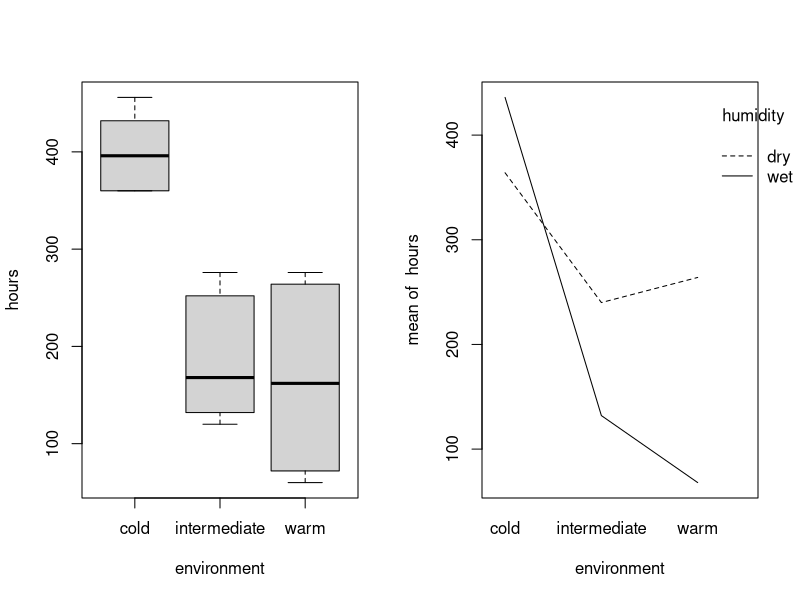
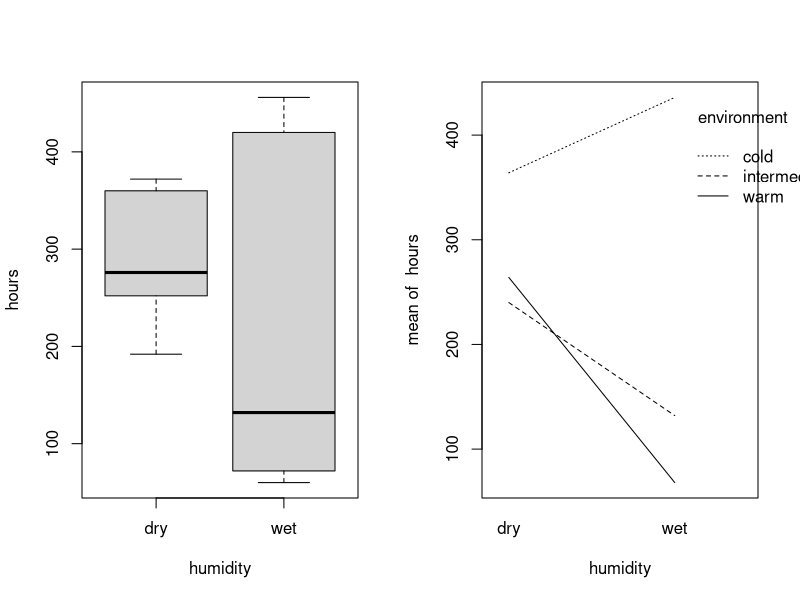
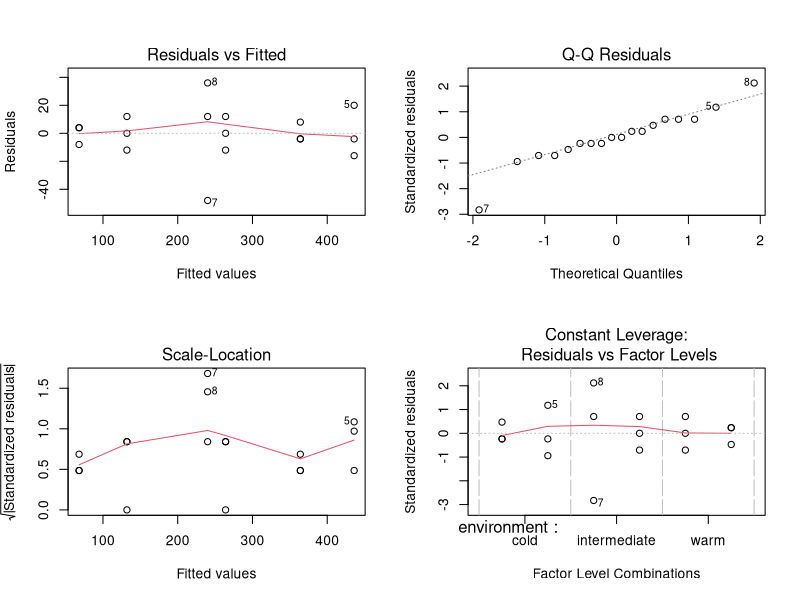
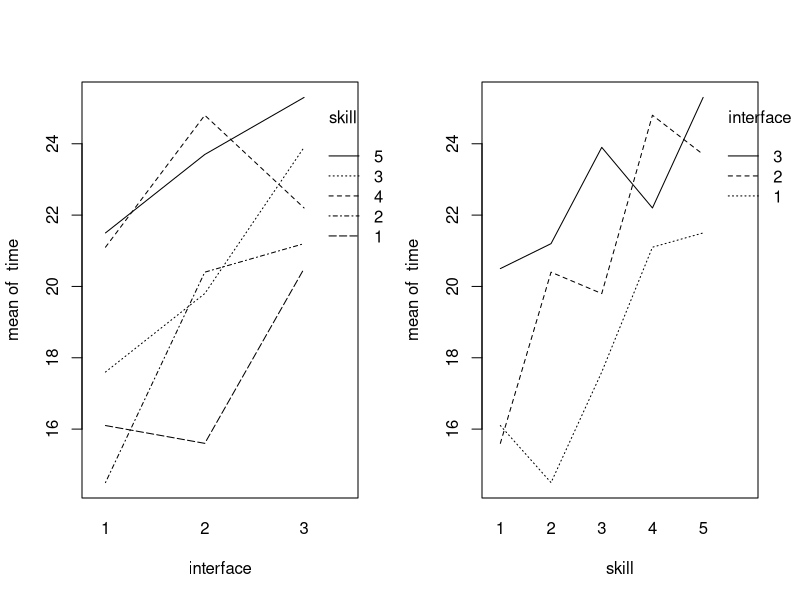
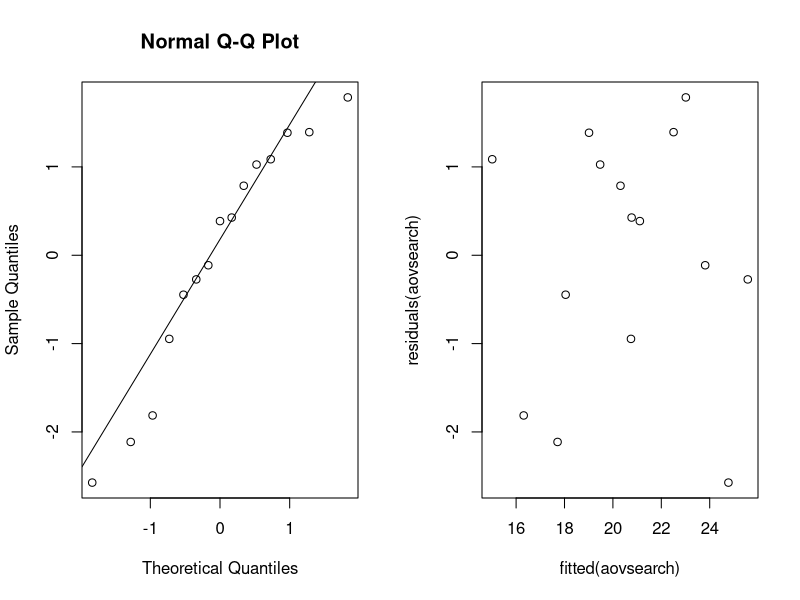
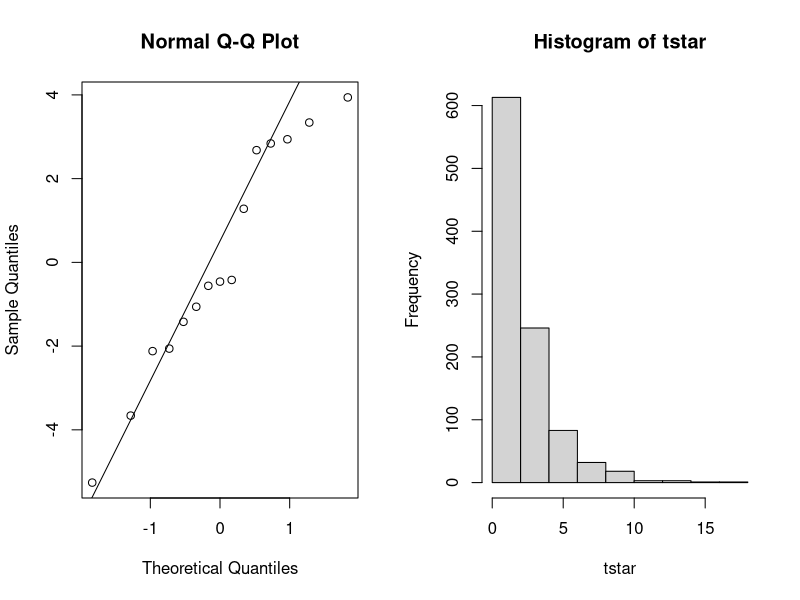
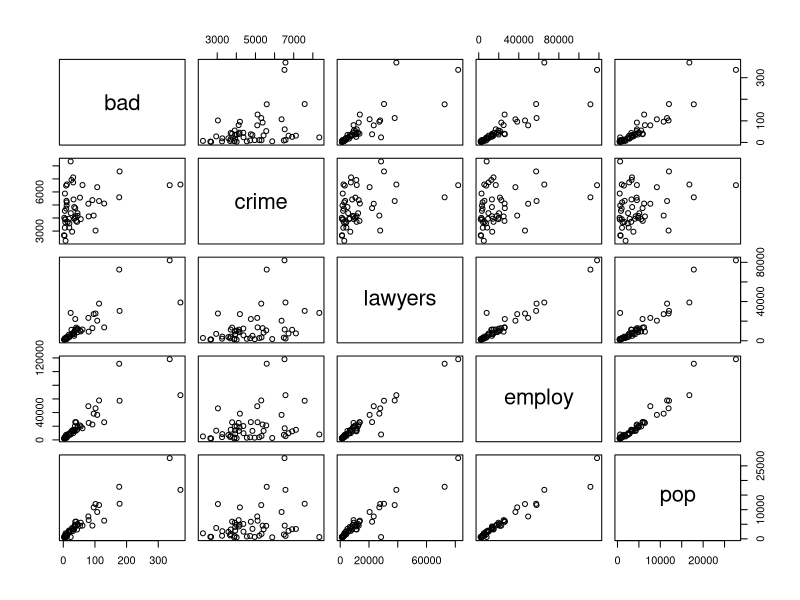
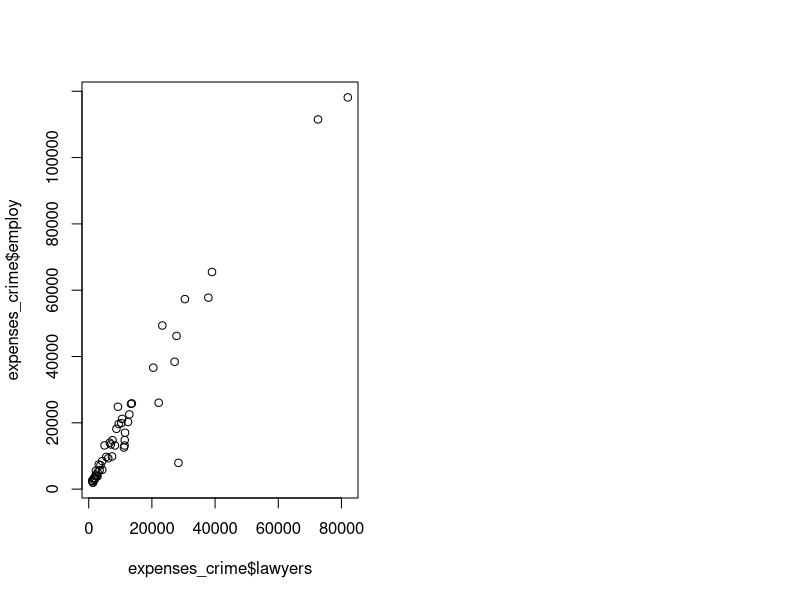

Write R code to recreate these figures, in order.
## ---- chunk 1
knitr::opts_chunk$set(fig.height = 3)
options(show.signif.stars=FALSE)
## ---- chunk 2
bread = read.table(file = 'data/bread.txt', header = TRUE)
## ---- chunk 3
# The randomization process for 18 slices
N=3; I=2; J=3
rbind(rep(1:I, each = N*J), rep(1:J, N*I), sample(1:(N*I*J)))
## ---- chunk 4
# Divide into two columns
par(mfrow=c(1, 2))
attach(bread)
# Boxplot vs interaction plot in hours~environment
boxplot(hours~environment, data = bread)
interaction.plot(environment, humidity, hours, fixed = TRUE)
# Boxplot vs interaction plot in hours~humidity
boxplot(hours~humidity, data = bread)
interaction.plot(humidity, environment, hours, fixed = TRUE)
## ---- chunk 5
# Creating linear model and ANOVA test
# Factorization
bread$humidity = as.factor(bread$humidity)
bread$environment = as.factor(bread$environment)
breadaov = lm(hours~environment*humidity, data = bread); anova(breadaov)
p_interaction = anova(breadaov)$Pr[3]
## ---- chunk 6
contrasts(bread$humidity)=contr.sum
contrasts(bread$environment)=contr.sum
breadaov2 = lm(hours~humidity*environment,data=bread)
summary(breadaov)[4]
## ---- chunk 7
par(mfrow=c(2, 2))
# Plot the linear fitted model graphs
plot(breadaov)
## ---- chunk 8
search = read.table("data/search.txt", header=TRUE)
## ---- chunk 9
N = 1 #
I = 3 
B = 5
for (i in 1:B){
  print(sample(1:(N*I)))
}
## ---- chunk 10

attach(search)

par(mfrow=c(1,2))
interaction.plot(interface,skill,time)
interaction.plot(skill,interface,time)
## ---- chunk 11
search$skill = as.factor(search$skill)
search$interface = as.factor(search$interface)

aovsearch=lm(time~interface+skill, data=search); anova(aovsearch)
## ---- chunk 12
summary(aovsearch)[4]
## ---- chunk 13
qqnorm(residuals(aovsearch));qqline(residuals(aovsearch))
## ---- chunk 14
plot(fitted(aovsearch),residuals(aovsearch))
## ---- chunk 15
friedman.test(time,interface,skill)
## ---- chunk 16
aovsearch2 = lm(time~interface, data=search); anova(aovsearch2)
## ---- chunk 17
qqnorm(residuals(aovsearch2))
qqline(residuals(aovsearch2))
## ---- chunk 18
library(lme4)
## ---- chunk 19
cow = read.table("data/cow.txt", header=TRUE)
## ---- chunk 20
aovcow = lm(milk~id+per+treatment,data=cow)
anova(aovcow)
## ---- chunk 21
cow$id = factor(cow$id); cow$per=factor(cow$per)
cowlm = lm(milk~treatment+per+id, data=cow)
summary(cowlm)
## ---- chunk 22
attach(cow)
cowlmer1 = lmer(milk~treatment+order+per+(1|id),REML=FALSE)
cowlmer2 = lmer(milk~order+per+(1|id),REML=FALSE)
anova(cowlmer2,cowlmer1)
## ---- chunk 23
summary(cowlmer1)
## ---- chunk 24
attach(cow)
t.test(milk[treatment=="A"],milk[treatment=="B"],paired=TRUE)
## ---- chunk 25
nauseatable = read.table(file = 'data/nauseatable.txt', header = TRUE)
## ---- chunk 26
table_to_vector = unlist(nauseatable,  use.names = FALSE)
# Create nausea column, possible values 0 (No Nausea), 1(Nausea)
nausea = rep(c('0', '1'), each = 3, times = c(table_to_vector))
med = c('Chlorpromazine','Pentobarbital(100mg)','Pentobarbital(150mg)')
# Create medicine column, contains name of all the medicines
medicine = rep(c(med,med), each = 1, times = c(table_to_vector))
df = data.frame(cbind(nausea, medicine))
(df[c(1,101,133,181,233,268),])
## ---- chunk 27
xtabs(~medicine+nausea)
## ---- chunk 28
#options(scipen = 999)
meds = factor(medicine)
mystat=function(x) sum(residuals(x)^2)
B=1000
tstar=numeric(B)
for (i in 1:B) {
  treatstar=sample(medicine)
  tstar[i]=chisq.test(xtabs(~treatstar+nausea, data = nauseatable))[[1]]
}
myt=chisq.test(xtabs(~medicine+nausea, data = nauseatable))[[1]]
myt
hist(tstar)
## ---- chunk 29
pl = sum(tstar<myt)/B 
pr = sum(tstar>myt)/B
pmin = min(pl,pr) 
(pvalue = pmin)
## ---- chunk 30
(pvalue_chisq = chisq.test(xtabs(~medicine+nausea, data = nauseatable))[[3]])
(pvalue_tstar=pmin)
## ---- chunk 31
expenses_crime = read.table(file = 'data/expensescrime.txt', header = TRUE)
## ---- chunk 32
# Step Up method
summary(lm( expend~bad ,data = expenses_crime))[[9]]
summary(lm( expend~crime ,data = expenses_crime))[[9]]
summary(lm( expend~lawyers ,data = expenses_crime))[[9]]
summary(lm( expend~employ ,data = expenses_crime))[[9]]
summary(lm( expend~pop ,data = expenses_crime))[[9]]
## ---- chunk 33
summary(lm( expend~employ+bad ,data = expenses_crime))[[9]]
summary(lm( expend~employ+crime ,data = expenses_crime))[[9]]
summary(lm( expend~employ+lawyers ,data = expenses_crime))[[9]]
summary(lm( expend~employ+pop ,data = expenses_crime))[[9]]
## ---- chunk 34
summary(lm( expend~employ+lawyers+bad ,data = expenses_crime))[[9]]
summary(lm( expend~employ+lawyers+crime ,data = expenses_crime))[[9]]
summary(lm( expend~employ+lawyers+pop ,data = expenses_crime))[[9]]
## ---- chunk 35
#Final model for the step up approach
summary(lm( expend~employ+lawyers ,data = expenses_crime))[8]
## ---- chunk 36
summary(lm( expend~bad+crime+lawyers+employ+pop ,data = expenses_crime))[[4]]
## ---- chunk 37
summary(lm( expend~bad+lawyers+employ+pop ,data = expenses_crime))[[4]]

## ---- chunk 38
#Final model using Step down method
summary(lm( expend~lawyers+employ+pop ,data = expenses_crime))[[4]]

## ---- chunk 39
summary(lm( expend~lawyers+employ ,data = expenses_crime))[8]

## ---- chunk 40
plot(expenses_crime[,c(3:7)])
## ---- chunk 41
plot(expenses_crime$lawyers, expenses_crime$employ)
## ---- chunk 42
model = lm( expend~lawyers+employ ,data = expenses_crime)
library(car)
par(mfrow=c(1, 2))
plot(cooks.distance(model),type="b")
influencePlot(model, main="Influence Plot", sub="Circle size corresponds Cook's Distance")
## ---- chunk 43
cor(expenses_crime[,c(3:7)])[24]
plot(expenses_crime$pop, expenses_crime$employ)
## ---- chunk 44
vif(model)
## ---- chunk 45
model_new = lm( expend~lawyers ,data = expenses_crime)
## ---- chunk 46
lw_model = lm( expend~lawyers ,data = expenses_crime)
em_model = lm( expend~employ ,data = expenses_crime)

par(mfrow=c(1, 2))
plot(residuals(lw_model),expenses_crime$lawyers)
plot(residuals(em_model),expenses_crime$employ)
## ---- chunk 47
qqnorm(residuals(model));qqline(residuals(model))
